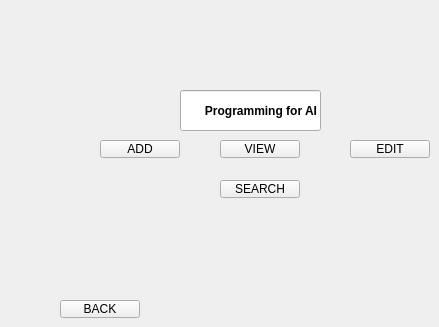
    <widget class="QWidget" name="PAI">
     <widget class="QLineEdit" name="pai_heading">
      <property name="geometry">
       <rect>
        <x>180</x>
        <y>90</y>
        <width>141</width>
        <height>41</height>
       </rect>
      </property>
      <property name="font">
       <font>
        <bold>true</bold>
       </font>
      </property>
      <property name="text">
       <string>         Programming for AI</string>
      </property>
      <property name="readOnly">
       <bool>true</bool>
      </property>
     </widget>
     <widget class="QPushButton" name="add_pai">
      <property name="geometry">
       <rect>
        <x>100</x>
        <y>140</y>
        <width>80</width>
        <height>18</height>
       </rect>
      </property>
      <property name="text">
       <string>ADD</string>
      </property>
     </widget>
     <widget class="QPushButton" name="view_pai">
      <property name="geometry">
       <rect>
        <x>220</x>
        <y>140</y>
        <width>80</width>
        <height>18</height>
       </rect>
      </property>
      <property name="text">
       <string>VIEW</string>
      </property>
     </widget>
     <widget class="QPushButton" name="edit_pai">
      <property name="geometry">
       <rect>
        <x>350</x>
        <y>140</y>
        <width>80</width>
        <height>18</height>
       </rect>
      </property>
      <property name="text">
       <string>EDIT</string>
      </property>
     </widget>
     <widget class="QPushButton" name="search_pai">
      <property name="geometry">
       <rect>
        <x>220</x>
        <y>180</y>
        <width>80</width>
        <height>18</height>
       </rect>
      </property>
      <property name="text">
       <string>SEARCH</string>
      </property>
     </widget>
     <widget class="QPushButton" name="back_pai">
      <property name="geometry">
       <rect>
        <x>60</x>
        <y>300</y>
        <width>80</width>
        <height>18</height>
       </rect>
      </property>
      <property name="text">
       <string>BACK</string>
      </property>
     </widget>
    </widget>
